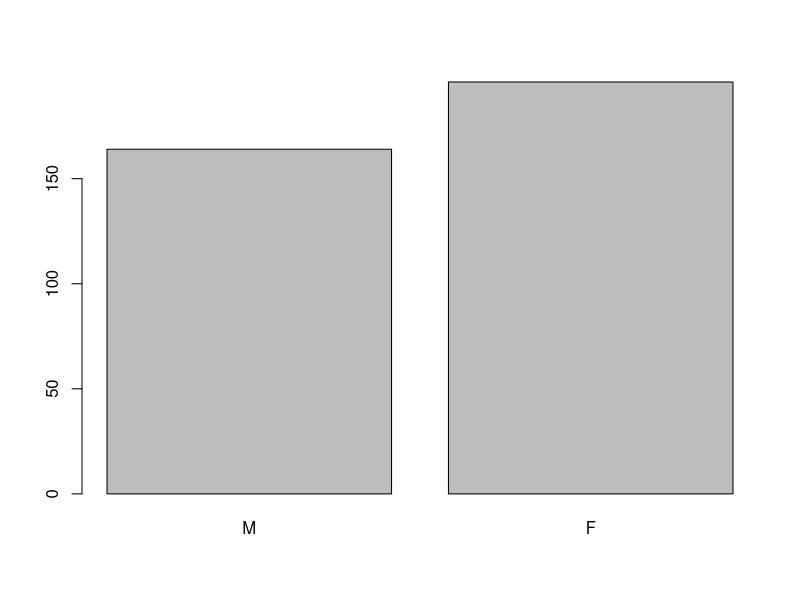
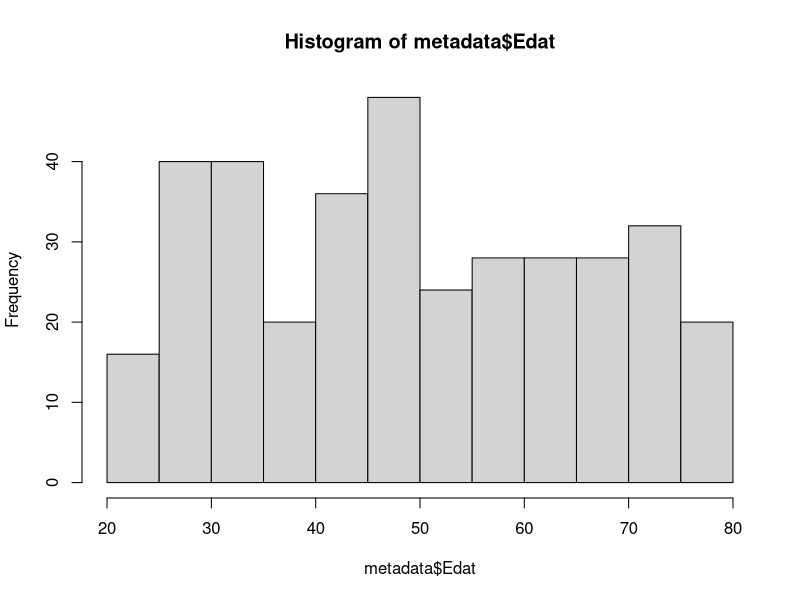
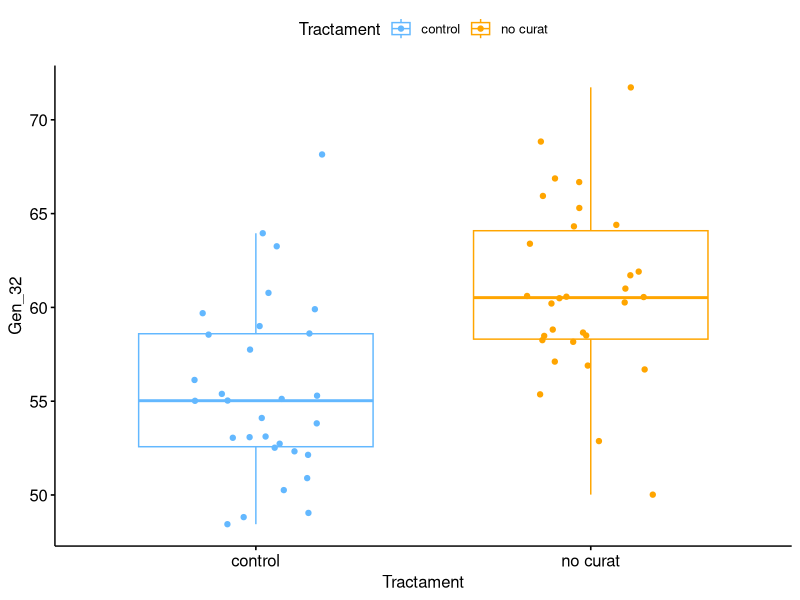
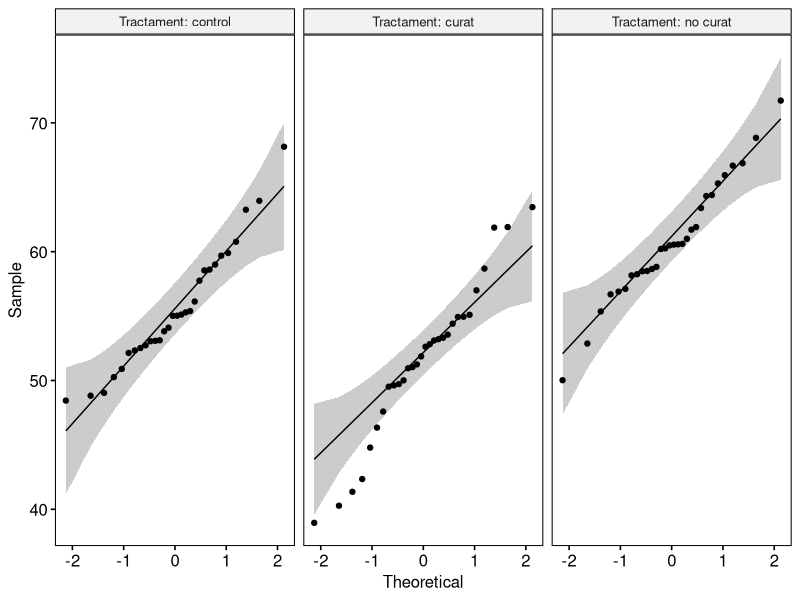
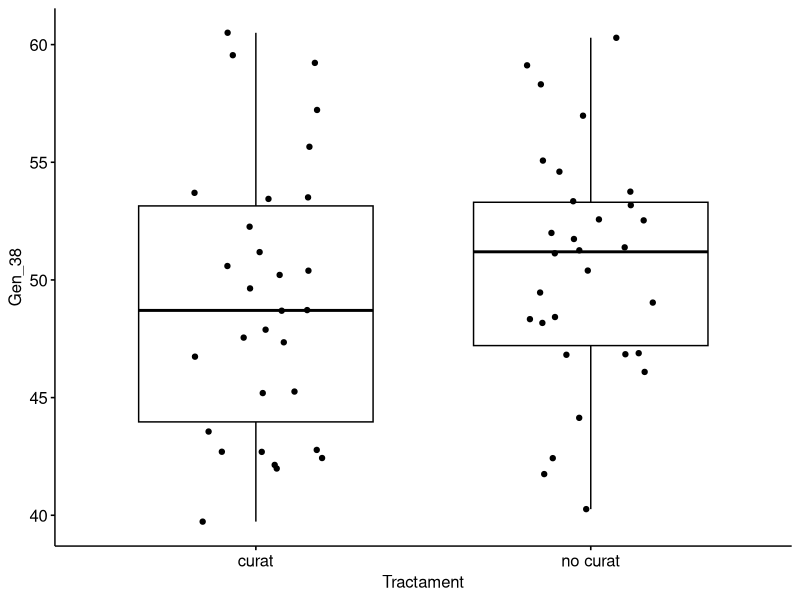
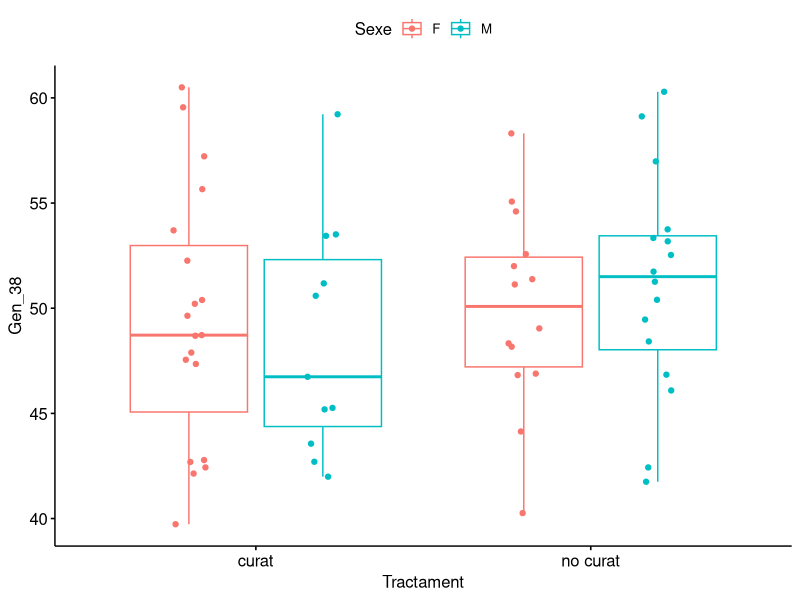
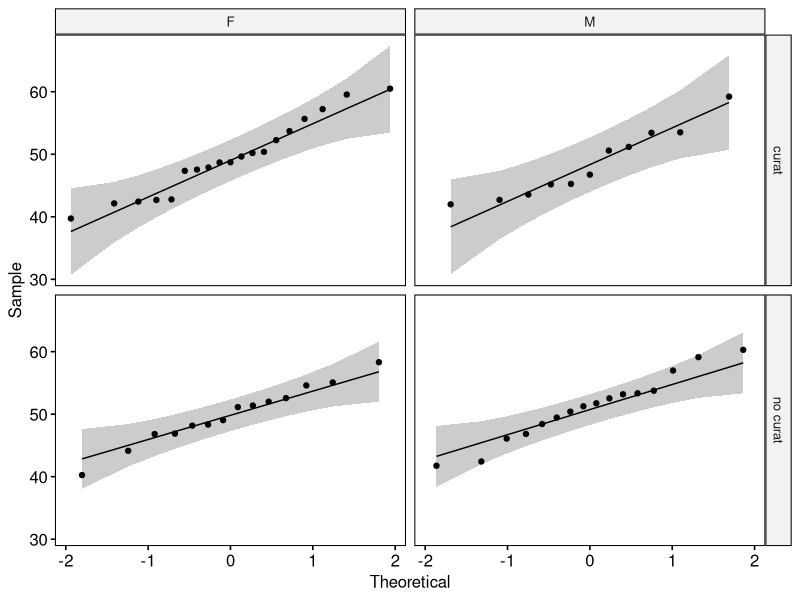
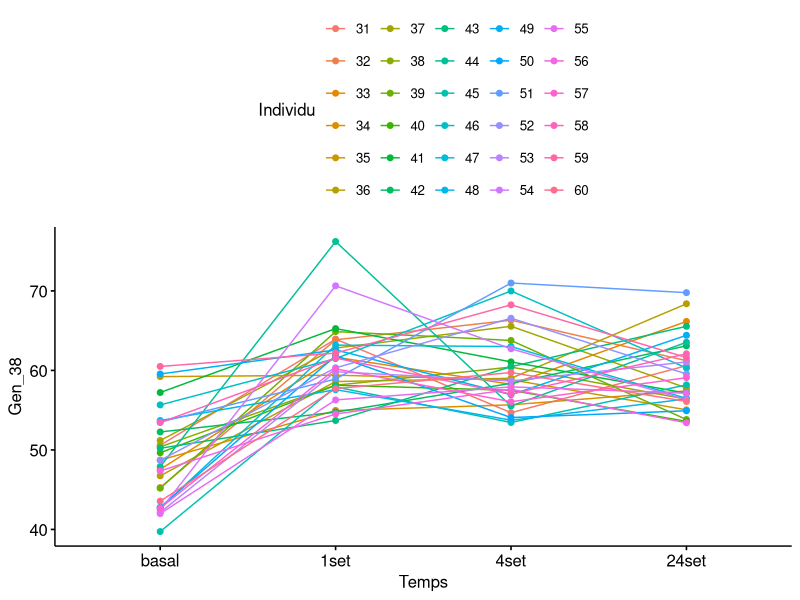

Here is the R script that generated these plots, in order:
## ---- chunk 1
# Això és un chunck i s'ha d'escriure com si escribissim en un script d'R
# qualsevol text que volguem comentar aquí dins ha de començar per #

summary(cars) # el codi s'escriu com en un script d'R i el resultat d'aquest apareix just a sota
## ---- chunk 2
# carregar dades
metadata <- read.csv2("dades/practR_metadades.csv", dec = ",")
data_raw <- read.csv2("dades/practR_rnadata.csv", dec = ",")
## ---- chunk 3
str(metadata)
## ---- chunk 4
dim(metadata)
## ---- chunk 5
colnames(metadata) # Nom de les variables
## ---- chunk 6
rownames(metadata) [1:10] 
## ---- chunk 7

metadata$X[1:10] # columna que conté el nom de les mostres

rownames(metadata) <- metadata$X # definim el nom de les files (mostres)

metadata <- metadata[,-1] #eliminem columnes inecessàries
## ---- chunk 8
metadata$Individu <- factor(metadata$Individu)
metadata$Temps <- factor(metadata$Temps, levels = c(0, 1, 4, 24), labels = c("basal", "1set", "4set", "24set"))
metadata$Sexe <- factor(metadata$Sexe)
## ---- chunk 9
table(metadata$Sexe) # ordre predeterminat (normalment ordre alfabètic)
metadata$Sexe <- factor(metadata$Sexe, levels = c("M", "F")) # mitjançant "levels" definim l'odre de les categories
table(metadata$Sexe) # comprovem si s'ha guardat l'ordre correcte
## ---- chunk 10
barplot(table(metadata$Sex))
## ---- chunk 11
metadata$Sexe <- factor(metadata$Sexe, levels = c("F", "M"))
## ---- chunk 12
summary(metadata$Edat)
## ---- chunk 13
hist(metadata$Edat)
## ---- chunk 14
# extreure el nom de les mostres
sample_name <- data_raw$X
# definir nom de les files (mostres)
rownames(data_raw) <- sample_name
# eliminar la columna X
data0 <- data_raw[,-1]
## ---- chunk 15
gene_names <- colnames(data0)
## ---- chunk 16
# Detectem els gens que no estiguin presents a cap mostra
zero_rm <- which(colSums(data0) == 0) 
length(zero_rm) # quants n'hi ha?
## ---- chunk 17
data <- data0[,-zero_rm]
## ---- chunk 18
shapiro.test(data$Gen_1)$p.value
## ---- chunk 19
# Normalitat de tots els gens (funció apply)
normality.test<-apply(data, 2, function(x) shapiro.test(x)$p.value)
head(normality.test)
## ---- chunk 20
sum(normality.test>=0.05) # quants gens segueixen una distribució normal?
## ---- chunk 21
library(ggpubr)
library(car)
## ---- chunk 22
# carregar dades
metadata <- read.csv2("dades/practR_metadades.csv", dec = ",", row.names = 1)
data <- read.csv2("dades/practR_rnadata_filt.csv", dec = ",", row.names = 1)
## ---- chunk 23
# comprovem que els dos datasets tenen el mateix ordre de files (mostres)
all(rownames(data) == rownames(metadata)) 
## ---- chunk 24
# combinem els dos datasets en un de sol
df <- cbind(metadata, data)
## ---- chunk 25
# transformem a factor
df$Individu <- factor(df$Individu)
df$Temps <- factor(df$Temps, levels = c(0, 1, 4, 24), labels = c("basal", "1set", "4set", "24set"))
df$Sexe <- factor(df$Sexe)
## ---- chunk 26
# definim les files que compleixen els requisits especificats ($Temps == "basal")
ind_basal <- which(df$Temps == "basal") 

# seleccionem només aquestes files en un nou data.frame
df0 <- df[ind_basal, ] 
## ---- chunk 27
# definim les files que compleixen els requisits especificats ($Tractament == "control" o bé $Tractament == "no curat")
ind0_ctrl_nc <- which(df0$Tractament == "control" | df0$Tractament == "no curat" ) # el simbol | indica "o bé"

# seleccionem les files desitjades del data.frame df0
df0_ctrl_nc <- df0[ind0_ctrl_nc, ] # dataset basal amb controls i no curats

head(df0_ctrl_nc)
## ---- chunk 28
ggboxplot(data = df0_ctrl_nc, x = "Tractament", y = "Gen_32", 
          color = "Tractament",
          palette = c("steelblue1", "orange"),
          add = "jitter")
## ---- chunk 29
tapply(df0_ctrl_nc$Gen_32, df0_ctrl_nc$Tractament, shapiro.test)
## ---- chunk 30
var.test(df0_ctrl_nc$Gen_32~df0_ctrl_nc$Tractament)
## ---- chunk 31
t.test(df0_ctrl_nc$Gen_32~df0_ctrl_nc$Tractament, var.equal = T)
## ---- chunk 32
tapply(df0$Gen_32, df0$Tractament, shapiro.test)
## ---- chunk 33
ggqqplot(df0, x = "Gen_32", 
         facet.by = "Tractament",
         short.panel.labs = FALSE)
## ---- chunk 34
leveneTest(df0$Gen_32~df0$Tractament)
## ---- chunk 35
# test anova
an1 <- aov(df0$Gen_32 ~ df0$Tractament)

# resultats de l'anova
summary(an1)
## ---- chunk 36
shapiro.test(an1$residuals)
## ---- chunk 37
pairwise.t.test(df0$Gen_32, df0$Tractament)
## ---- chunk 38
TukeyHSD(an1)
## ---- chunk 39
library(ggpubr)
library(car)
## ---- chunk 40
# carregar dades
metadata <- read.csv2("dades/practR_metadades.csv", dec = ",", row.names = 1)
data <- read.csv2("dades/practR_rnadata_filt.csv", dec = ",", row.names = 1)
## ---- chunk 41
# combinem els dos datasets en un de sol
df <- cbind(metadata, data)
## ---- chunk 42
# transformem a factor
df$Individu <- factor(df$Individu)
df$Temps <- factor(df$Temps, levels = c(0, 1, 4, 24), labels = c("basal", "1set", "4set", "24set"))
df$Sexe <- factor(df$Sexe)
df$Tractament <- factor(df$Tractament)
## ---- chunk 43
df0 <- df[which(df$Temps == "basal"),]
## ---- chunk 44
ind_0_c_nc <- which(df0$Tractament == "curat" | df0$Tractament == "no curat" )
df1 <- df0[ind_0_c_nc,]
## ---- chunk 45
df1$Tractament <- factor(df1$Tractament)
df1$Individu <- factor(df1$Individu)
## ---- chunk 46
# Resum numèric (ex: mitjana de cada grup):
tapply(df1$Gen_38, df1$Tractament, mean)

# gràfic
ggboxplot(data = df1, x = "Tractament", y = "Gen_38",
       add = "jitter") # fixa't que aquest argument afegeix al gràfic cada una de les mostres (punts)
## ---- chunk 47
# Resum numèric (ex: mitjana de cada grup):
tapply(df1$Gen_38, list(df1$Tractament,df1$Sexe), mean)

# Gràfic
ggboxplot(data = df1, x = "Tractament", y = "Gen_38",
          color = "Sexe",
       add = "jitter")
## ---- chunk 48
# shapiro test
shaptest <- tapply(df1$Gen_38, list(df1$Tractament,df1$Sexe), shapiro.test)
shaptest
# Accedim als resultats del test dins de cada grup
shaptest[1,1]  # curat - F
shaptest[1,2]  # curat - M
shaptest[2,1]  # no curat - F
shaptest[2,2]  # no curat - M
## ---- chunk 49
ggqqplot(df1, x = "Gen_38", 
         facet.by = c("Tractament","Sexe"),
         short.panel.labs = TRUE)
## ---- chunk 50
leveneTest(df1$Gen_38 ~ df1$Tractament*df1$Sexe)
## ---- chunk 51
# test anova
an1 <- aov(df1$Gen_38 ~ df1$Tractament * df1$Sexe)

# resultats de l'anova
summary(an1)
## ---- chunk 52
shapiro.test(an1$residuals)
## ---- chunk 53
ind_c <- which(df$Tractament == "curat")
df2 <- df[ind_c,]
## ---- chunk 54
df2$Tractament <- factor(df2$Tractament)
df2$Individu <- factor(df2$Individu)
## ---- chunk 55
ggline(data = df2, x = "Temps", y = "Gen_38",
       color = "Individu")
## ---- chunk 56
table(df2$Temps, df2$Individu)
## ---- chunk 57
# test anova
an2 <- aov(df2$Gen_38 ~ df2$Temps + df2$Individu)

# resultats de l'anova
summary(an2)
## ---- chunk 58
shapiro.test(an2$residuals)
## ---- chunk 59
resT <- TukeyHSD(an2)
resT[["df2$Temps"]]
head(resT[["df2$Individu"]])
## ---- chunk 60
ind_c_nc <- which(df$Tractament == "curat" | df$Tractament == "no curat" )
df3 <- df[ind_c_nc,]
## ---- chunk 61
df3$Tractament <- factor(df3$Tractament)
df3$Individu <- factor(df3$Individu)
## ---- chunk 62
ggline(data = df3, x = "Temps", y = "Gen_38", 
       color = "Tractament",
       add = c("mean_se", "jitter"),
       size = .75,
       palette = c("violetred4", "orange"))
## ---- chunk 63
tapply(df3$Gen_38, list(df3$Temps,df3$Tractament), mean)
## ---- chunk 64
table(df3$Temps, df3$Tractament)
## ---- chunk 65
# shapiro test dins de cada grup
shaptest2 <- tapply(df3$Gen_38, list(df3$Temps,df3$Tractament) , shapiro.test)
shaptest2
# extreiem els resultats del test de cada grup
shaptest2[1,1]  # basal - curat
shaptest2[1,2]  # basal - no curat
shaptest2[2,1]  # 1 set - curat
shaptest2[2,2]  # 1 set - no curat
## ---- chunk 66
ggqqplot(df3, x = "Gen_38", 
         facet.by = c("Temps","Tractament"),
         short.panel.labs = TRUE)
## ---- chunk 67
leveneTest(df3$Gen_38~df3$Temps*df3$Tractament)
## ---- chunk 68
# test anova
an3 <- aov(df3$Gen_38 ~ df3$Temps * df3$Tractament)

# resultats de l'anova
summary(an3)
## ---- chunk 69
shapiro.test(an3$residuals)
## ---- chunk 70
TukeyHSD(an3)
## ---- chunk 71
library(ggpubr)
library(car)
## ---- chunk 72
# carregar dades
df <- read.csv2("dades/practR_dades.csv", dec = ",", row.names = 1)
## ---- chunk 73
# transformem a factor
df$Individu <- factor(df$Individu)
df$Temps <- factor(df$Temps, levels = c(0, 1, 4, 24), labels = c("basal", "1set", "4set", "24set"))
df$Sexe <- factor(df$Sexe)
df$Tractament <- factor(df$Tractament)
## ---- chunk 74
ind_4_c <- which(df$Temps == "4set" & df$Tractament == "curat")
df4_c <- df[ind_4_c,]
## ---- chunk 75
df4_c$Tractament <- factor(df4_c$Tractament)
df4_c$Temps <- factor(df4_c$Temps)
df4_c$Individu <- factor(df4_c$Individu)
## ---- chunk 76
table(df4_c$Tractament, df4_c$Temps)
## ---- chunk 77
gghistogram(data = df4_c, x = "Gen_43",
            add = c("mean"))
## ---- chunk 78
mean(df4_c$Gen_43)
median(df4_c$Gen_43)
## ---- chunk 79
shapiro.test(df4_c$Gen_43)
## ---- chunk 80
ggqqplot(df4_c, x = "Gen_38")
## ---- chunk 81
wilcox.test(df4_c$Gen_43, mu = 10)
## ---- chunk 82
ind_4_cc <- which(df$Temps == "4set" & (df$Tractament == "control" | df$Tractament == "curat"))
df4_cc <- df[ind_4_cc,]
## ---- chunk 83
df4_cc$Tractament <- factor(df4_cc$Tractament)
df4_cc$Individu <- factor(df4_cc$Individu)
df4_cc$Temps <- factor(df4_cc$Temps)
## ---- chunk 84
ggboxplot(data = df4_cc, x = "Tractament", y = "Gen_43")
## ---- chunk 85
wilcox.test(df4_cc$Gen_43 ~ df4_cc$Tractament)
## ---- chunk 86
ind_b1_c<- which(df$Tractament == "curat" & (df$Temps == "basal" | df$Temps == "1set"))
df_b1_c <- df[ind_b1_c,]
## ---- chunk 87
df_b1_c$Tractament <- factor(df_b1_c$Tractament)
## ---- chunk 88
# Extreiem els valors de del Gen 43 d'aquelles mostres amb $Temps == "basal" i $Temps == "1set"
gen43_basal <- df_b1_c[which(df_b1_c$Temps == "basal"), "Gen_43"] # només aquelles mostres basals
gen43_1set <- df_b1_c[which(df_b1_c$Temps == "1set"), "Gen_43"]   # només aquelles mostres a 1 setmana

diff <- gen43_1set - gen43_basal  # diferència: final - inicial
## ---- chunk 89
wilcox.test(diff, alternative = "g")
## ---- chunk 90
wilcox.test(gen43_1set, gen43_basal, paired = TRUE, alternative = "g")
## ---- chunk 91
library(ggpubr)
library(car)
## ---- chunk 92
# carregar dades
df <- read.csv2("dades/practR_dades.csv", dec = ",", row.names = 1)
## ---- chunk 93
# transformem a factor
df$Individu <- factor(df$Individu)
df$Temps <- factor(df$Temps, levels = c(0, 1, 4, 24), labels = c("basal", "1set", "4set", "24set"))
df$Sexe <- factor(df$Sexe)
df$Tractament <- factor(df$Tractament)
## ---- chunk 94
ind_4 <- which(df$Temps == "4set")
df4 <- df[ind_4,]
## ---- chunk 95
df4$Temps <- factor(df4$Temps)
df4$Individu <- factor(df4$Individu)
## ---- chunk 96
table(df4$Tractament, df4$Temps)
## ---- chunk 97
kruskal.test(df4$Gen_43 ~ df4$Tractament)
## ---- chunk 98
pairwise.wilcox.test(df4$Gen_43, df4$Tractament)
## ---- chunk 99
ind_c <- which(df$Tractament == "curat")
df_c <- df[ind_c,]
## ---- chunk 100
df_c$Tractament <- factor(df_c$Tractament)
df_c$Individu <- factor(df_c$Individu)
df_c$Temps <- factor(df_c$Temps)
## ---- chunk 101
an <- aov(df_c$Gen_43 ~ df_c$Temps+df_c$Individu)
shapiro.test(an$residuals)
## ---- chunk 102
friedman.test(df_c$Gen_43, df_c$Temps, df_c$Individu)
## ---- chunk 103
library(ggpubr)
library(car)
## ---- chunk 104
# carregar dades
df <- read.csv2("dades/practR_dades.csv", dec = ",", row.names = 1)
## ---- chunk 105
# transformem a factor
df$Individu <- factor(df$Individu)
df$Temps <- factor(df$Temps, levels = c(0, 1, 4, 24), labels = c("basal", "1set", "4set", "24set"))
df$Sexe <- factor(df$Sexe)
df$Tractament <- factor(df$Tractament)
## ---- chunk 106
ind_4cc <- which(df$Temps == "4set" & df$Tractament != "control")
df4cc <- df[ind_4cc,]
## ---- chunk 107
df4cc$Tractament <- factor(df4cc$Tractament)
df4cc$Temps <- factor(df4cc$Temps)
df4cc$Individu <- factor(df4cc$Individu)
## ---- chunk 108
table(df4cc$Tractament, df4cc$Temps)
## ---- chunk 109
ggscatter(data = df4cc, x = "Gen_30", y = "Xpert")
## ---- chunk 110
cor(df4cc$Gen_30,df4cc$Xpert)
## ---- chunk 111
model1 <- lm(Xpert ~ Gen_30, data = df4cc)
model1
## ---- chunk 112
ggscatter(data = df4cc, x = "Gen_30", y = "Xpert",
          add = "reg.line")
## ---- chunk 113
summary(model1)
## ---- chunk 114
model2 <- lm(Xpert~Gen_30+Edat, data = df4cc)
model2
## ---- chunk 115
summary(model2)
## ---- chunk 116
model3 <- lm(Xpert ~ Gen_30 + Gen_8, data = df4cc)
model3
## ---- chunk 117
summary(model3)
## ---- chunk 118
library(ggpubr)
## ---- chunk 119
# carregar dades
dades <- read.csv2("dades/practR_dades.csv", dec = ",", row.names = 1)
## ---- chunk 120
# transformem a factor
dades$Individu <- factor(dades$Individu)
dades$Temps <- factor(dades$Temps, levels = c(0, 1, 4, 24), labels = c("basal", "1set", "4set", "24set"))
dades$Sexe <- factor(dades$Sexe)
dades$Tractament <- factor(dades$Tractament)
## ---- chunk 121
ind_4cc <- which(dades$Temps == "4set" & dades$Tractament != "control")
df <- dades[ind_4cc,]
## ---- chunk 122
df$Tractament <- factor(df$Tractament)
df$Temps <- factor(df$Temps)
df$Individu <- factor(df$Individu)
## ---- chunk 123
table(df$Tractament, df$Temps)
## ---- chunk 124
sex_tab <- prop.table(table(df$Sexe, df$Tractament))
barplot(sex_tab, legend.text = T)
## ---- chunk 125
df$Tractament_bi <- ifelse(df$Tractament == "curat", 1, 0)
## ---- chunk 126
model1 <- glm(Tractament_bi ~ Sexe, data = df, family = binomial())
model1
## ---- chunk 127
summary(model1)
## ---- chunk 128
# Odds-ratio (OR) de la covariable sexe és igual a l'exponent del coeficient de sexe
b1 <- coef(model1)[[2]] # coeficient de la variable sexe (b1)
OR_sexe <- exp(b1) # e^(b1)
OR_sexe

# (OR-1)*100 informa sobre el % més (o menys) de probabilitats de curar-se que te el grup M (homes) respecte el grup de referència (dones)
(OR_sexe-1)*100
## ---- chunk 129
model2 <- glm(Tractament_bi ~ Gen_30, data = df, family = binomial())
model2
## ---- chunk 130
summary(model2)
## ---- chunk 131
# Odds-ratio (OR) de la covariable sexe és igual a l'exponent del coeficient de sexe
b1 <- coef(model2)[[2]] # coeficient de la variable gen30 (b1)
OR_g30 <- exp(b1) # e^(b1) correspon als odds-ratios de la variable gen30
OR_g30

# (OR-1)*100 informa sobre el % més (o menys) de probabilitats de curar-se per cada unitat adicional d'expressió gènica
(OR_g30-1)*100
## ---- chunk 132
model3 <- glm(Tractament_bi ~ Gen_30 + Gen_8, data = df, family = binomial())
model3
## ---- chunk 133
summary(model3)
## ---- chunk 134
# Odds-ratio (OR) de la covariable sexe és igual a l'exponent del coeficient de sexe
b1 <- coef(model3)[[2]] # coeficient de la variable gen30 (b1)
OR_g30 <- exp(b1) # e^(b1) correspon als odds-ratios de la variable gen30
OR_g30

b2 <- coef(model3)[[3]] # coeficient de la variable gen8 (b1)
OR_g8 <- exp(b2) # e^(b2) correspon als odds-ratios de la variable gen8
OR_g8

# (OR-1)*100 informa sobre el % més (o menys) de probabilitats de curar-se per cada unitat adicional d'expressió gènica
(OR_g30-1)*100
(OR_g8-1)*100
## ---- chunk 135
library(ggpubr)
## ---- chunk 136
data("gene_expression")

head(gene_expression)
## ---- chunk 137
hist(gene_expression$GATA3)
hist(gene_expression$PTEN)
hist(gene_expression$XBP1)
## ---- chunk 138
tapply(gene_expression$GATA3, gene_expression$dataset, hist)

tapply(gene_expression$GATA3, gene_expression$dataset, shapiro.test)

# mostres de Ovarian serous cystadenocarcinoma (OV) and Lung squamous cell carcinoma (LUSC)
ind <- which(gene_expression$dataset != "LUSC")
df <- gene_expression[ind,]
table(df$dataset)

df$dataset <- factor(df$dataset)

hist(df$GATA3)

ggboxplot(df, x = "dataset", y = "GATA3")

# Normalitat
tapply(df$GATA3, df$dataset, shapiro.test)
tapply(df$PTEN, df$dataset, shapiro.test)
tapply(df$XBP1, df$dataset, shapiro.test)


# Wilcoxon
wilcox.test(GATA3 ~ dataset, data = df)
wilcox.test(PTEN ~ dataset, data = df)
wilcox.test(XBP1 ~ dataset, data = df)

# Model regressió logística
df$y <- ifelse(df$dataset == "BRCA", 1, 0)
m1 <- glm(y ~ GATA3, data = df, family = binomial())
m2 <- glm(y ~ PTEN, data = df, family = binomial())
m3 <- glm(y ~ XBP1, data = df, family = binomial())

m4 <- glm(y ~ GATA3 + PTEN + XBP1, data = df, family = binomial())

summary(m1)
summary(m2)
summary(m3)

summary(m4)

exp(m1$coefficients[[2]])
exp(m2$coefficients[[2]])
exp(m3$coefficients[[2]])

exp(m4$coefficients)
